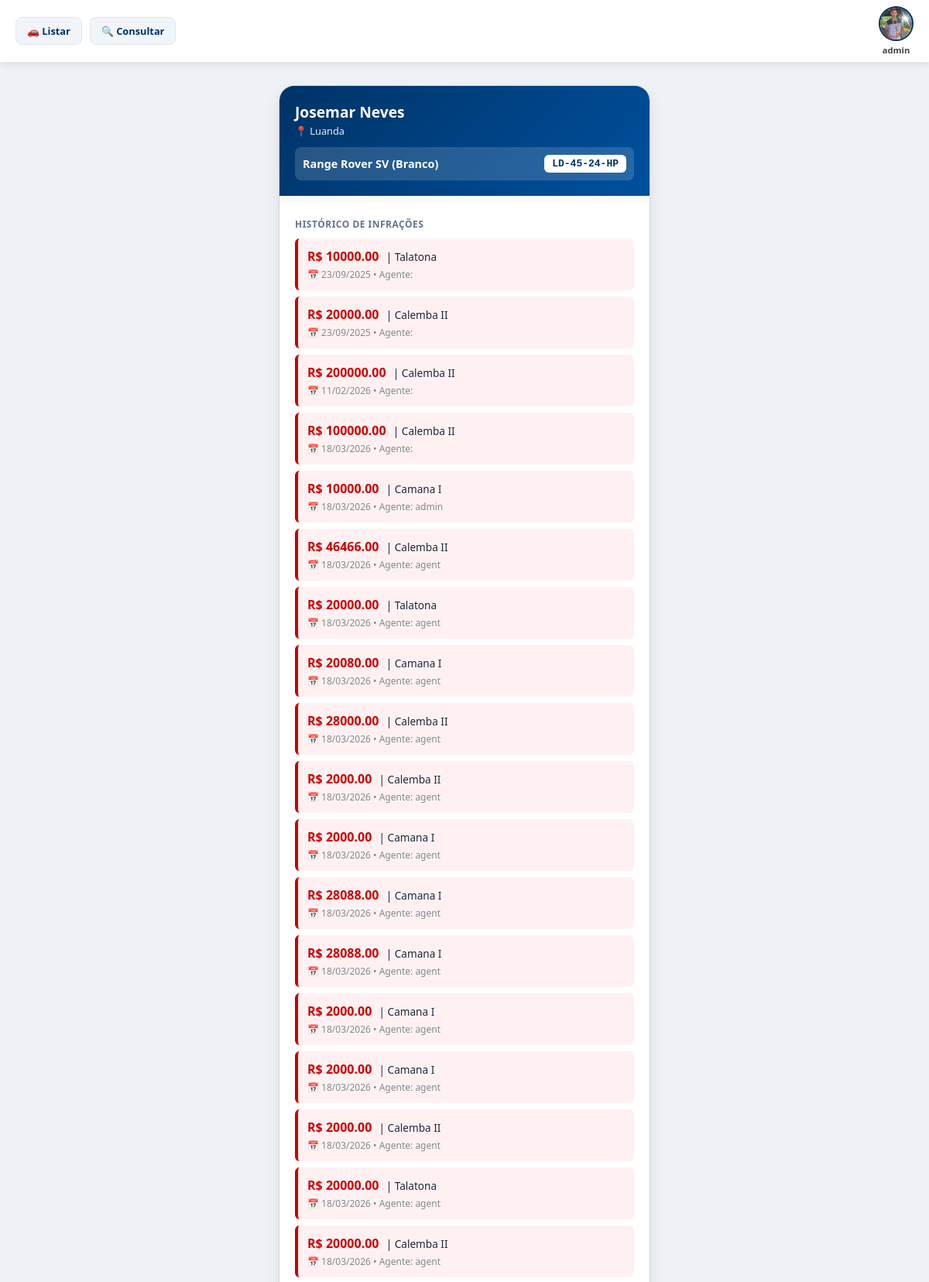
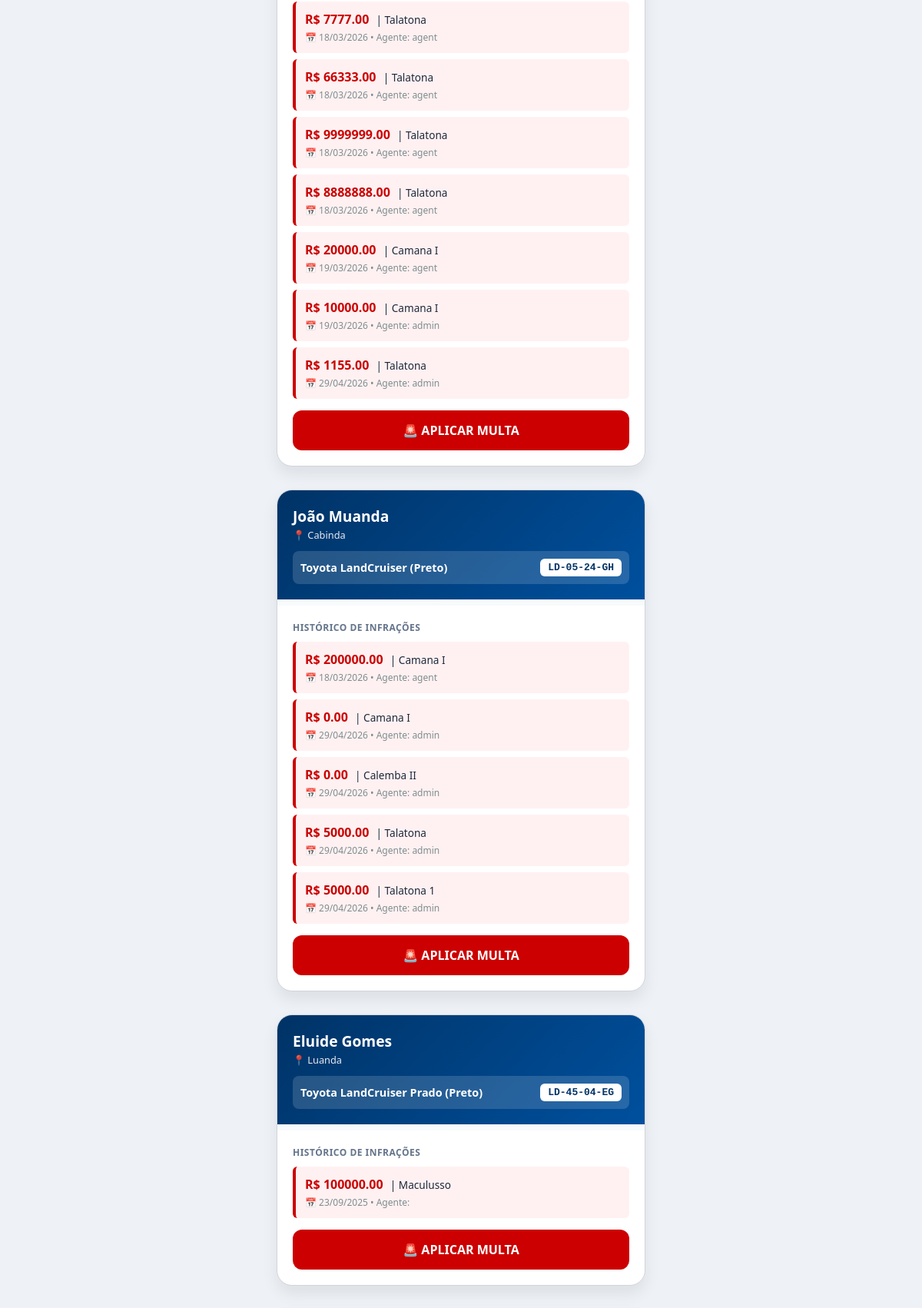
The app's page /list/ (signed in, upper part) with its own data (2 pictures, top to bottom).
### accounts/models.py (models this page shows)
class User(AbstractUser):
     autorizado = models.BooleanField(default=False)
     foto = models.ImageField(upload_to='fotos/', null=True, blank=True)

### multas/models.py (models this page shows, shortened)
class Veiculo(models.Model):
    proprietario = models.ForeignKey(Proprietario, on_delete=models.CASCADE, related_name="veiculos")
    marca = models.CharField(max_length=150)
    modelo = models.CharField(max_length=150)
    cor = models.CharField(max_length=50)
    matricula = models.CharField(max_length=150, unique=True)
    foto_frontal = models.ImageField(upload_to="fotos/", blank=True, null=True)
    foto_traseira = models.ImageField(upload_to="fotos/", blank=True, null=True)
    foto_lateralE = models.ImageField(upload_to="fotos/", blank=True, null=True)
    foto_lateralD = models.ImageField(upload_to="fotos/", blank=True, null=True)

class Proprietario(models.Model):
    nome_completo = models.CharField(max_length=150)
    cidade = models.CharField(max_length=250)
    email = models.CharField(blank=True, null=True)

class Multa(models.Model):
    veiculo = models.ForeignKey(Veiculo, on_delete=models.CASCADE, related_name="multas")
    foto = models.ImageField(upload_to="foto/", null=True, blank=True)
    valor = models.DecimalField(max_digits=10, decimal_places=2)
    localizacao = models.CharField(max_length=200)
    data = models.DateTimeField(auto_now_add=True)
    tipo = models.CharField(blank=True)
    velocidade = models.DecimalField(max_digits=10, decimal_places=2, blank=True, null=True)
    agente = models.CharField(max_length=15, blank=True)
    confirmada = models.BooleanField(default=False)  # 👈 NOVO CAMPO

### multas/views.py (the view)
# urls.py: path('list/', List.as_view(), name='list'),
class List(LoginRequiredMixin, ListView):
    model=Veiculo
    template_name='list.html'
    context_object_name="veiculos"
    login_url='login'

### multas/templates/list.html (shortened to what this page needs)
<!DOCTYPE html>
<html lang="pt-br">
<head>
</head>
<body>
    <nav class="navbar">
        <div class="navbar-links">
            <a href="{% url 'list' %}" class="navbar-link">🚗 Listar</a>
            <a href="{% url 'get' %}" class="navbar-link">🔍 Consultar</a>
        </div>
        <a href="{% url 'logout_confirm' %}" class="user-profile-box">
            {% if request.user.foto %}
                <img src="{{ request.user.foto.url }}" class="user-avatar" alt="Agente">
            {% else %}
                <div class="user-avatar" style="background:#cbd5e1; display:flex; align-items:center; justify-content:center; color:white; font-size:10px;">SAIR</div>
            {% endif %}
            <span class="user-name-label">{{ request.user.username }}</span>
        </a>
    </nav>
    <main class="container">
        {% for v in veiculos %}
        <article class="registro-card">
            <header class="card-header">
                <span class="prop-nome">{{ v.proprietario.nome_completo }}</span>
                <span class="prop-cidade">📍 {{ v.proprietario.cidade }}</span>
                <div class="veiculo-info-linha">
                    <span class="veiculo-texto">{{ v.marca }} {{ v.modelo }} ({{ v.cor }})</span>
                    <span class="placa-pill">{{ v.matricula }}</span>
                </div>
            </header>
            <div class="fotos-galeria">
            </div>
            <div class="card-body">
                <p class="secao-titulo">Histórico de Infrações</p>
                {% for m in v.multas.all %}
                <div class="multa-tag">
                    <span class="multa-valor">R$ {{ m.valor }}</span>
                    <span style="font-size: 0.85rem; color: #1e293b; margin-left: 5px;">| {{ m.localizacao }}</span>
                    <span class="multa-meta">📅 {{ m.data|date:"d/m/Y" }} • Agente: {{ m.agente }}</span>
                </div>
                {% empty %}
                <p style="color: #10b981; font-size: 0.85rem; font-weight: 600; margin-bottom: 10px;">✅ Nenhuma irregularidade.</p>
                {% endfor %}
                <a href="{% url 'multar' v.id %}" class="btn-multar">🚨 APLICAR MULTA</a>
            </div>
        </article>
        {% empty %}
        <p style="text-align: center; color: #64748b; margin-top: 50px;">Nenhum veículo na base de dados.</p>
        {% endfor %}
    </main>
</body>
</html>

### multas/templates/list.html (style rules this page uses)
:root { --primary-color: #003366; --accent-color: #00509e; --danger-color: #cc0000; --bg-body: #eef2f7; --card-white: #ffffff; }
* { box-sizing: border-box; margin: 0; padding: 0; }
body { font-family: 'Segoe UI', system-ui, sans-serif; background-color: var(--bg-body); padding-top: 100px; }
.navbar { position: fixed; top: 0; width: 100%; height: 80px; background: var(--card-white); padding: 0 20px; box-shadow: 0 2px 10px rgba(0,0,0,0.1); display: flex; justify-content: space-between; align-items: center; z-index: 1000; }
.navbar-links { display: flex; gap: 10px; }
.navbar-link { background: #f1f5f9; color: var(--primary-color); padding: 8px 14px; border-radius: 8px; text-decoration: none; font-size: 0.8rem; font-weight: 700; border: 1px solid #e2e8f0; }
.user-profile-box { display: flex; flex-direction: column; align-items: center; text-decoration: none; }
.user-avatar { width: 45px; height: 45px; border-radius: 50%; object-fit: cover; border: 2px solid var(--primary-color); }
.user-name-label { font-size: 0.7rem; color: #444; font-weight: 700; margin-top: 4px; text-transform: lowercase; }
.container { max-width: 500px; margin: 0 auto; padding: 10px; }
.registro-card { background: var(--card-white); border-radius: 20px; margin-bottom: 30px; overflow: hidden; box-shadow: 0 10px 20px rgba(0,0,0,0.08); border: 1px solid #d1d5db; }
.card-header { background: linear-gradient(135deg, var(--primary-color), var(--accent-color)); padding: 20px; color: white; }
.prop-nome { font-size: 1.2rem; font-weight: 800; display: block; margin-bottom: 2px; }
.prop-cidade { font-size: 0.8rem; opacity: 0.9; display: block; margin-bottom: 12px; }
.veiculo-info-linha { background: rgba(255, 255, 255, 0.15); padding: 10px; border-radius: 8px; display: flex; justify-content: space-between; align-items: center; }
.veiculo-texto { font-size: 0.9rem; font-weight: 600; }
.placa-pill { background: white; color: var(--primary-color); padding: 4px 10px; border-radius: 6px; font-family: monospace; font-weight: 900; }
.fotos-galeria { display: grid; grid-template-columns: repeat(2, 1fr); gap: 4px; padding: 4px; background: #f8fafc; }
.card-body { padding: 20px; }
.secao-titulo { font-size: 0.75rem; color: #64748b; font-weight: 800; text-transform: uppercase; margin-bottom: 10px; letter-spacing: 0.5px; }
.multa-tag { background: #fff1f2; border-left: 4px solid var(--danger-color); padding: 12px; border-radius: 6px; margin-bottom: 8px; }
.multa-valor { color: var(--danger-color); font-weight: 800; font-size: 1rem; }
.multa-meta { display: block; font-size: 0.75rem; color: #7f8c8d; margin-top: 4px; }
.btn-multar { display: block; width: 100%; background: var(--danger-color); color: white; text-align: center; padding: 15px; border-radius: 12px; text-decoration: none; font-weight: 800; margin-top: 15px; transition: transform 0.2s; }

### records on screen
User: user.foto (picture), user.username "admin"
Veiculo: proprietario.nome_completo "Josemar Neves", proprietario.cidade "Luanda", marca "Range Rover", modelo "SV", cor "Branco", matricula "LD-45-24-HP"
Multa: valor "10000.00", localizacao "Talatona", data "23/09/2025"
Multa: valor "20000.00", localizacao "Calemba II", data "23/09/2025"
Multa: valor "200000.00", localizacao "Calemba II", data "11/02/2026"
Multa: valor "100000.00", localizacao "Calemba II", data "18/03/2026"
Multa: valor "10000.00", localizacao "Camana I", data "18/03/2026", agente "admin"
Multa: valor "46466.00", localizacao "Calemba II", data "18/03/2026", agente "agent"
Multa: valor "20000.00", localizacao "Talatona", data "18/03/2026", agente "agent"
Multa: valor "20080.00", localizacao "Camana I", data "18/03/2026", agente "agent"
Multa: valor "28000.00", localizacao "Calemba II", data "18/03/2026", agente "agent"
Multa: valor "2000.00", localizacao "Calemba II", data "18/03/2026", agente "agent"
Multa: valor "2000.00", localizacao "Camana I", data "18/03/2026", agente "agent"
Multa: valor "28088.00", localizacao "Camana I", data "18/03/2026", agente "agent"
Multa: valor "28088.00", localizacao "Camana I", data "18/03/2026", agente "agent"
Multa: valor "2000.00", localizacao "Camana I", data "18/03/2026", agente "agent"
Multa: valor "2000.00", localizacao "Camana I", data "18/03/2026", agente "agent"
Multa: valor "2000.00", localizacao "Calemba II", data "18/03/2026", agente "agent"
Multa: valor "20000.00", localizacao "Talatona", data "18/03/2026", agente "agent"
Multa: valor "20000.00", localizacao "Calemba II", data "18/03/2026", agente "agent"
Multa: valor "7777.00", localizacao "Talatona", data "18/03/2026", agente "agent"
Multa: valor "66333.00", localizacao "Talatona", data "18/03/2026", agente "agent"
Multa: valor "9999999.00", localizacao "Talatona", data "18/03/2026", agente "agent"
Multa: valor "8888888.00", localizacao "Talatona", data "18/03/2026", agente "agent"
Multa: valor "20000.00", localizacao "Camana I", data "19/03/2026", agente "agent"
Multa: valor "10000.00", localizacao "Camana I", data "19/03/2026", agente "admin"
Multa: valor "1155.00", localizacao "Talatona", data "29/04/2026", agente "admin"
Veiculo: proprietario.nome_completo "João Muanda", proprietario.cidade "Cabinda", marca "Toyota", modelo "LandCruiser", cor "Preto", matricula "LD-05-24-GH"
Multa: valor "200000.00", localizacao "Camana I", data "18/03/2026", agente "agent"
Multa: valor "0.00", localizacao "Camana I", data "29/04/2026", agente "admin"
Multa: valor "0.00", localizacao "Calemba II", data "29/04/2026", agente "admin"
Multa: valor "5000.00", localizacao "Talatona", data "29/04/2026", agente "admin"
Multa: valor "5000.00", localizacao "Talatona 1", data "29/04/2026", agente "admin"
Veiculo: proprietario.nome_completo "Eluide Gomes", proprietario.cidade "Luanda", marca "Toyota", modelo "LandCruiser Prado", cor "Preto", matricula "LD-45-04-EG"
Multa: valor "100000.00", localizacao "Maculusso", data "23/09/2025"
